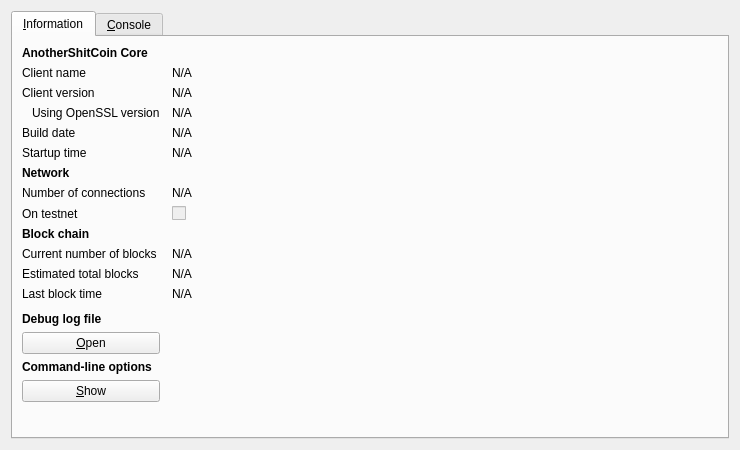
<?xml version="1.0" encoding="UTF-8"?>
<ui version="4.0">
 <class>RPCConsole</class>
 <widget class="QDialog" name="RPCConsole">
  <property name="geometry">
   <rect>
    <x>0</x>
    <y>0</y>
    <width>740</width>
    <height>450</height>
   </rect>
  </property>
  <property name="windowTitle">
   <string>AnotherShitCoin - Debug window</string>
  </property>
  <layout class="QVBoxLayout" name="verticalLayout_2">
   <item>
    <widget class="QTabWidget" name="tabWidget">
     <property name="currentIndex">
      <number>0</number>
     </property>
     <widget class="QWidget" name="tab_info">
      <attribute name="title">
       <string>&amp;Information</string>
      </attribute>
      <layout class="QGridLayout" name="gridLayout" columnstretch="0,1">
       <property name="horizontalSpacing">
        <number>12</number>
       </property>
       <item row="0" column="0">
        <widget class="QLabel" name="label_9">
         <property name="font">
          <font>
           <weight>75</weight>
           <bold>true</bold>
          </font>
         </property>
         <property name="text">
          <string>AnotherShitCoin Core</string>
         </property>
        </widget>
       </item>
       <item row="1" column="0">
        <widget class="QLabel" name="label_5">
         <property name="text">
          <string>Client name</string>
         </property>
        </widget>
       </item>
       <item row="1" column="1">
        <widget class="QLabel" name="clientName">
         <property name="cursor">
          <cursorShape>IBeamCursor</cursorShape>
         </property>
         <property name="text">
          <string>N/A</string>
         </property>
         <property name="textFormat">
          <enum>Qt::PlainText</enum>
         </property>
         <property name="textInteractionFlags">
          <set>Qt::LinksAccessibleByMouse|Qt::TextSelectableByKeyboard|Qt::TextSelectableByMouse</set>
         </property>
        </widget>
       </item>
       <item row="2" column="0">
        <widget class="QLabel" name="label_6">
         <property name="text">
          <string>Client version</string>
         </property>
        </widget>
       </item>
       <item row="2" column="1">
        <widget class="QLabel" name="clientVersion">
         <property name="cursor">
          <cursorShape>IBeamCursor</cursorShape>
         </property>
         <property name="text">
          <string>N/A</string>
         </property>
         <property name="textFormat">
          <enum>Qt::PlainText</enum>
         </property>
         <property name="textInteractionFlags">
          <set>Qt::LinksAccessibleByMouse|Qt::TextSelectableByKeyboard|Qt::TextSelectableByMouse</set>
         </property>
        </widget>
       </item>
       <item row="3" column="0">
        <widget class="QLabel" name="label_14">
         <property name="text">
          <string>Using OpenSSL version</string>
         </property>
         <property name="indent">
          <number>10</number>
         </property>
        </widget>
       </item>
       <item row="3" column="1">
        <widget class="QLabel" name="openSSLVersion">
         <property name="cursor">
          <cursorShape>IBeamCursor</cursorShape>
         </property>
         <property name="text">
          <string>N/A</string>
         </property>
         <property name="textFormat">
          <enum>Qt::PlainText</enum>
         </property>
         <property name="textInteractionFlags">
          <set>Qt::LinksAccessibleByMouse|Qt::TextSelectableByKeyboard|Qt::TextSelectableByMouse</set>
         </property>
        </widget>
       </item>
       <item row="4" column="0">
        <widget class="QLabel" name="label_12">
         <property name="text">
          <string>Build date</string>
         </property>
        </widget>
       </item>
       <item row="4" column="1">
        <widget class="QLabel" name="buildDate">
         <property name="cursor">
          <cursorShape>IBeamCursor</cursorShape>
         </property>
         <property name="text">
          <string>N/A</string>
         </property>
         <property name="textFormat">
          <enum>Qt::PlainText</enum>
         </property>
         <property name="textInteractionFlags">
          <set>Qt::LinksAccessibleByMouse|Qt::TextSelectableByKeyboard|Qt::TextSelectableByMouse</set>
         </property>
        </widget>
       </item>
       <item row="5" column="0">
        <widget class="QLabel" name="label_13">
         <property name="text">
          <string>Startup time</string>
         </property>
        </widget>
       </item>
       <item row="5" column="1">
        <widget class="QLabel" name="startupTime">
         <property name="cursor">
          <cursorShape>IBeamCursor</cursorShape>
         </property>
         <property name="text">
          <string>N/A</string>
         </property>
         <property name="textFormat">
          <enum>Qt::PlainText</enum>
         </property>
         <property name="textInteractionFlags">
          <set>Qt::LinksAccessibleByMouse|Qt::TextSelectableByKeyboard|Qt::TextSelectableByMouse</set>
         </property>
        </widget>
       </item>
       <item row="6" column="0">
        <widget class="QLabel" name="label_11">
         <property name="font">
          <font>
           <weight>75</weight>
           <bold>true</bold>
          </font>
         </property>
         <property name="text">
          <string>Network</string>
         </property>
        </widget>
       </item>
       <item row="7" column="0">
        <widget class="QLabel" name="label_7">
         <property name="text">
          <string>Number of connections</string>
         </property>
        </widget>
       </item>
       <item row="7" column="1">
        <widget class="QLabel" name="numberOfConnections">
         <property name="cursor">
          <cursorShape>IBeamCursor</cursorShape>
         </property>
         <property name="text">
          <string>N/A</string>
         </property>
         <property name="textFormat">
          <enum>Qt::PlainText</enum>
         </property>
         <property name="textInteractionFlags">
          <set>Qt::LinksAccessibleByMouse|Qt::TextSelectableByKeyboard|Qt::TextSelectableByMouse</set>
         </property>
        </widget>
       </item>
       <item row="8" column="0">
        <widget class="QLabel" name="label_8">
         <property name="text">
          <string>On testnet</string>
         </property>
        </widget>
       </item>
       <item row="8" column="1">
        <widget class="QCheckBox" name="isTestNet">
         <property name="enabled">
          <bool>false</bool>
         </property>
         <property name="text">
          <string/>
         </property>
        </widget>
       </item>
       <item row="9" column="0">
        <widget class="QLabel" name="label_10">
         <property name="font">
          <font>
           <weight>75</weight>
           <bold>true</bold>
          </font>
         </property>
         <property name="text">
          <string>Block chain</string>
         </property>
        </widget>
       </item>
       <item row="10" column="0">
        <widget class="QLabel" name="label_3">
         <property name="text">
          <string>Current number of blocks</string>
         </property>
        </widget>
       </item>
       <item row="10" column="1">
        <widget class="QLabel" name="numberOfBlocks">
         <property name="cursor">
          <cursorShape>IBeamCursor</cursorShape>
         </property>
         <property name="text">
          <string>N/A</string>
         </property>
         <property name="textFormat">
          <enum>Qt::PlainText</enum>
         </property>
         <property name="textInteractionFlags">
          <set>Qt::LinksAccessibleByMouse|Qt::TextSelectableByKeyboard|Qt::TextSelectableByMouse</set>
         </property>
        </widget>
       </item>
       <item row="11" column="0">
        <widget class="QLabel" name="label_4">
         <property name="text">
          <string>Estimated total blocks</string>
         </property>
        </widget>
       </item>
       <item row="11" column="1">
        <widget class="QLabel" name="totalBlocks">
         <property name="cursor">
          <cursorShape>IBeamCursor</cursorShape>
         </property>
         <property name="text">
          <string>N/A</string>
         </property>
         <property name="textFormat">
          <enum>Qt::PlainText</enum>
         </property>
         <property name="textInteractionFlags">
          <set>Qt::LinksAccessibleByMouse|Qt::TextSelectableByKeyboard|Qt::TextSelectableByMouse</set>
         </property>
        </widget>
       </item>
       <item row="12" column="0">
        <widget class="QLabel" name="label_2">
         <property name="text">
          <string>Last block time</string>
         </property>
        </widget>
       </item>
       <item row="12" column="1">
        <widget class="QLabel" name="lastBlockTime">
         <property name="cursor">
          <cursorShape>IBeamCursor</cursorShape>
         </property>
         <property name="text">
          <string>N/A</string>
         </property>
         <property name="textFormat">
          <enum>Qt::PlainText</enum>
         </property>
         <property name="textInteractionFlags">
          <set>Qt::LinksAccessibleByMouse|Qt::TextSelectableByKeyboard|Qt::TextSelectableByMouse</set>
         </property>
        </widget>
       </item>
       <item row="13" column="0">
        <spacer name="verticalSpacer_2">
         <property name="orientation">
          <enum>Qt::Vertical</enum>
         </property>
         <property name="sizeHint" stdset="0">
          <size>
           <width>20</width>
           <height>20</height>
          </size>
         </property>
        </spacer>
       </item>
       <item row="14" column="0">
        <widget class="QLabel" name="labelDebugLogfile">
         <property name="font">
          <font>
           <weight>75</weight>
           <bold>true</bold>
          </font>
         </property>
         <property name="text">
          <string>Debug log file</string>
         </property>
        </widget>
       </item>
       <item row="15" column="0">
        <widget class="QPushButton" name="openDebugLogfileButton">
         <property name="toolTip">
          <string>Open the AnotherShitCoin debug log file from the current data directory. This can take a few seconds for large log files.</string>
         </property>
         <property name="text">
          <string>&amp;Open</string>
         </property>
         <property name="autoDefault">
          <bool>false</bool>
         </property>
        </widget>
       </item>
       <item row="16" column="0">
        <widget class="QLabel" name="labelCLOptions">
         <property name="font">
          <font>
           <weight>75</weight>
           <bold>true</bold>
          </font>
         </property>
         <property name="text">
          <string>Command-line options</string>
         </property>
        </widget>
       </item>
       <item row="17" column="0">
        <widget class="QPushButton" name="showCLOptionsButton">
         <property name="toolTip">
          <string>Show the AnotherShitCoin-Qt help message to get a list with possible AnotherShitCoin command-line options.</string>
         </property>
         <property name="text">
          <string>&amp;Show</string>
         </property>
         <property name="autoDefault">
          <bool>false</bool>
         </property>
        </widget>
       </item>
       <item row="18" column="0">
        <spacer name="verticalSpacer">
         <property name="orientation">
          <enum>Qt::Vertical</enum>
         </property>
         <property name="sizeHint" stdset="0">
          <size>
           <width>20</width>
           <height>40</height>
          </size>
         </property>
        </spacer>
       </item>
      </layout>
     </widget>
     <widget class="QWidget" name="tab_console">
      <attribute name="title">
       <string>&amp;Console</string>
      </attribute>
      <layout class="QVBoxLayout" name="verticalLayout_3">
       <property name="spacing">
        <number>3</number>
       </property>
       <item>
        <widget class="QTextEdit" name="messagesWidget">
         <property name="minimumSize">
          <size>
           <width>0</width>
           <height>100</height>
          </size>
         </property>
         <property name="readOnly">
          <bool>true</bool>
         </property>
         <property name="tabKeyNavigation" stdset="0">
          <bool>false</bool>
         </property>
         <property name="columnCount" stdset="0">
          <number>2</number>
         </property>
        </widget>
       </item>
       <item>
        <layout class="QHBoxLayout" name="horizontalLayout">
         <property name="spacing">
          <number>3</number>
         </property>
         <item>
          <widget class="QLabel" name="label">
           <property name="text">
            <string notr="true">&gt;</string>
           </property>
          </widget>
         </item>
         <item>
          <widget class="QLineEdit" name="lineEdit"/>
         </item>
         <item>
          <widget class="QPushButton" name="clearButton">
           <property name="maximumSize">
            <size>
             <width>24</width>
             <height>24</height>
            </size>
           </property>
           <property name="toolTip">
            <string>Clear console</string>
           </property>
           <property name="text">
            <string/>
           </property>
           <property name="icon">
            <iconset resource="../bitcoin.qrc">
             <normaloff>:/icons/remove</normaloff>:/icons/remove</iconset>
           </property>
           <property name="shortcut">
            <string notr="true">Ctrl+L</string>
           </property>
           <property name="autoDefault">
            <bool>false</bool>
           </property>
          </widget>
         </item>
        </layout>
       </item>
      </layout>
     </widget>
    </widget>
   </item>
  </layout>
 </widget>
 <resources>
  <include location="../bitcoin.qrc"/>
 </resources>
 <connections/>
</ui>
